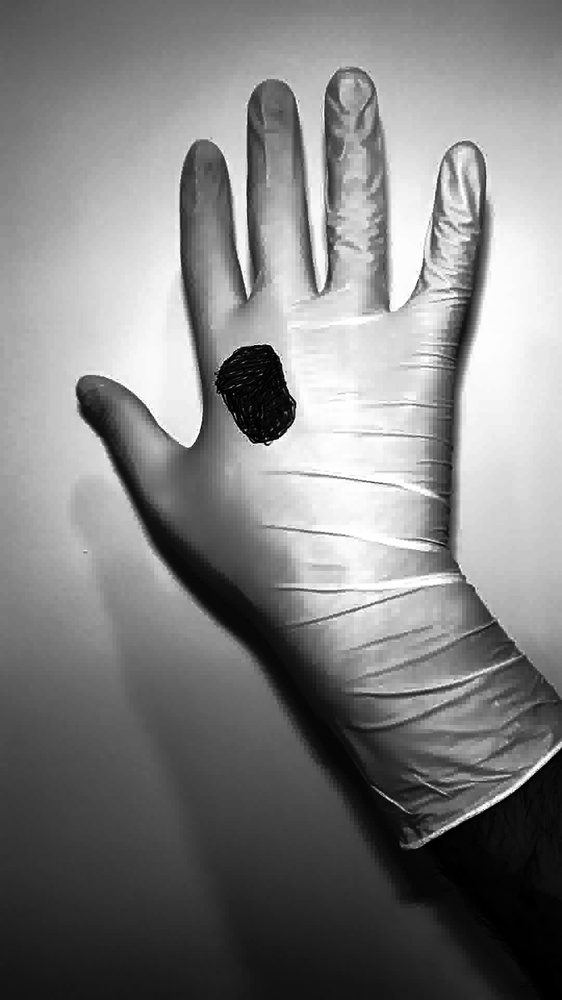
%> input picture img1.jpg, 562 x 1000 px, shrunk from 1080 x 1920 before the run
$ octave --eval "result = detect_glove_contour(imread('img1.jpg'));"   (GNU Octave 9; MATLAB toolbox functions it lacks are replaced by stand-ins)
%> lines starting %> are read from the running program, lines starting %| are printed output that depends on the picture; in (x1, y1, x2, y2) boxes, pixels count from 0 and x2, y2 are one past the last pixel; in counts of white or black regions, pixels touching at a corner belong together; the program's own positions count from 1
function [glove_contour] = detect_glove_contour(image)

    glove_hsv = rgb2hsv(image);
%> glove_hsv: size 1000x562x3 double; mean H, S, V 0, 0, 0.503

    % Extract individual channels
    hue_channel = glove_hsv(:,:,1);
%> hue_channel: size 1000x562 double; every value is 0
    saturation_channel = glove_hsv(:,:,2);
    value_channel = glove_hsv(:,:,3);

    % Calculate histograms for each channel
    numBins = 256;
    hueHistogram = imhist(hue_channel, numBins);
%> hueHistogram = 256 values, max 562000 at index 1, min 0 at index 2, mean 2195.3
    saturationHistogram = imhist(saturation_channel, numBins);
%> saturationHistogram has the same summary as hueHistogram
    valueHistogram = imhist(value_channel, numBins);
%> valueHistogram = 256 values, max 4233 at index 242, min 1089 at index 256, mean 2195.3

    % Find the bin with the highest count for each channel
    [~, dominantHueBin] = max(hueHistogram);
%> dominantHueBin = 1
    [~, dominantSaturationBin] = max(saturationHistogram);
%> dominantSaturationBin = 1
    [~, dominantValueBin] = max(valueHistogram);
%> dominantValueBin = 242

    % Convert the dominant bins to actual values
    dominant_hue = (dominantHueBin - 1) / numBins;
%> dominant_hue = 0
    dominant_saturation = (dominantSaturationBin - 1) / numBins;
%> dominant_saturation = 0
    dominant_value = (dominantValueBin - 1) / numBins;
%> dominant_value = 0.941

    % Extract the dominant color
    dominant_color = [dominant_hue, dominant_saturation, dominant_value];
%> dominant_color = [0 0 0.941]

    % Define light and dark background threshold
    bright_bg_lower = [0,0,128] / 255;
    bright_bg_upper = [255,255,255] / 255;

    dark_bg_lower = [0,0,0] / 255;
    dark_bg_upper = [255,255,127] / 255;

    % Check if dominant color is within the dark background range
    is_dark = all(dominant_color >= dark_bg_lower) && all(dominant_color <= dark_bg_upper);
%> is_dark = false

    % Check if dominant color is within the light background range
    is_bright = all(dominant_color >= bright_bg_lower) && all(dominant_color <= bright_bg_upper);
%> is_bright = true

    % Define lower and upper bounds for glove color in HSV space
    if is_bright
        glove_lower = [0,0,85] / 255;
        glove_upper = [255,110,255] / 255;
    end
    if is_dark
        glove_lower = [0,0,0] / 255;
        glove_upper = [255,255,110] / 255;
    end

    % Create mask for the glove
    glove_mask = (glove_hsv(:,:,1) >= glove_lower(1) & glove_hsv(:,:,1) <= glove_upper(1)) & ...
           (glove_hsv(:,:,2) >= glove_lower(2) & glove_hsv(:,:,2) <= glove_upper(2)) & ...
           (glove_hsv(:,:,3) >= glove_lower(3) & glove_hsv(:,:,3) <= glove_upper(3));
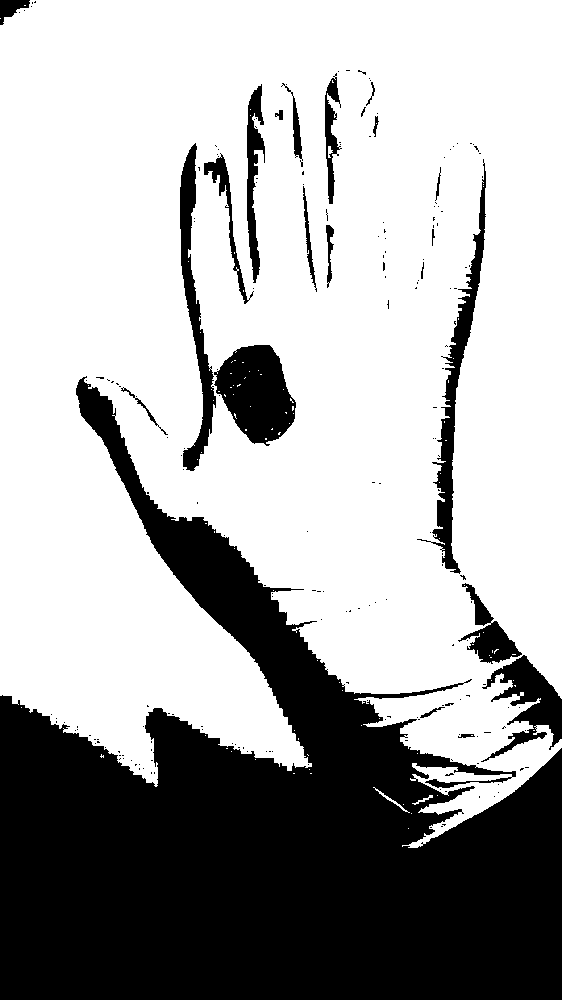
%> glove_mask: size 1000x562 logical; 67% white; 211 black regions (189 under 20 px), largest, box (x1, y1, x2, y2) and area: (0, 376, 562, 1000) 160279, (214, 345, 296, 446) 5484, (417, 159, 486, 574) 4514

    % Extract glove region
    glove_extracted = glove_hsv;
    glove_extracted(repmat(~glove_mask,[1 1 3])) = 0;
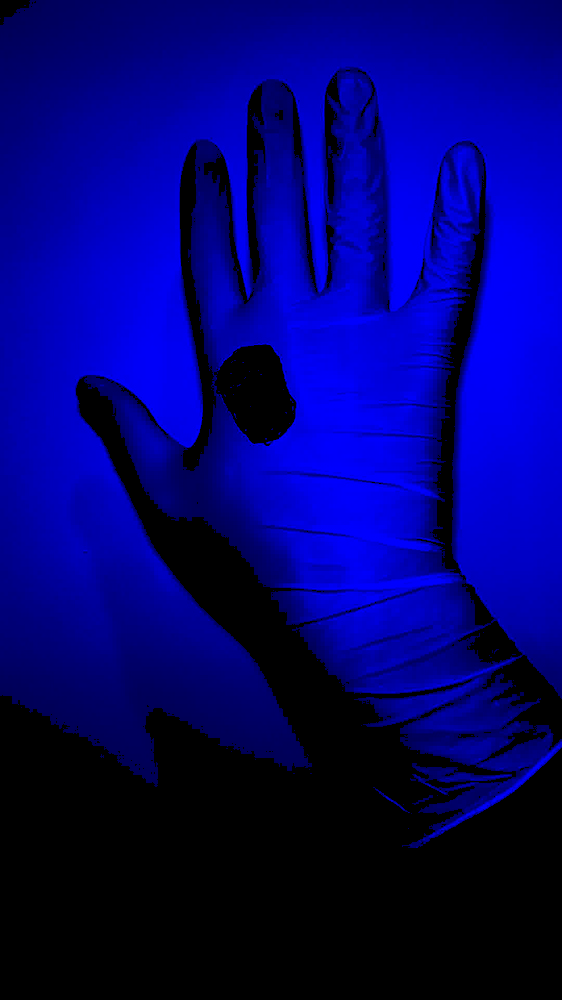
%> glove_extracted: size 1000x562x3 double; mean R, G, B 0, 0, 0.449

    % Convert to binary mask
    glove_binary = glove_extracted(:,:,1) > 0 | glove_extracted(:,:,2) > 0 | glove_extracted(:,:,3) > 0;
    glove_binary = imcomplement(glove_binary);

    % Perform morphological operations
    se = strel('square', 9);
    glove_binary = imdilate(glove_binary, se);
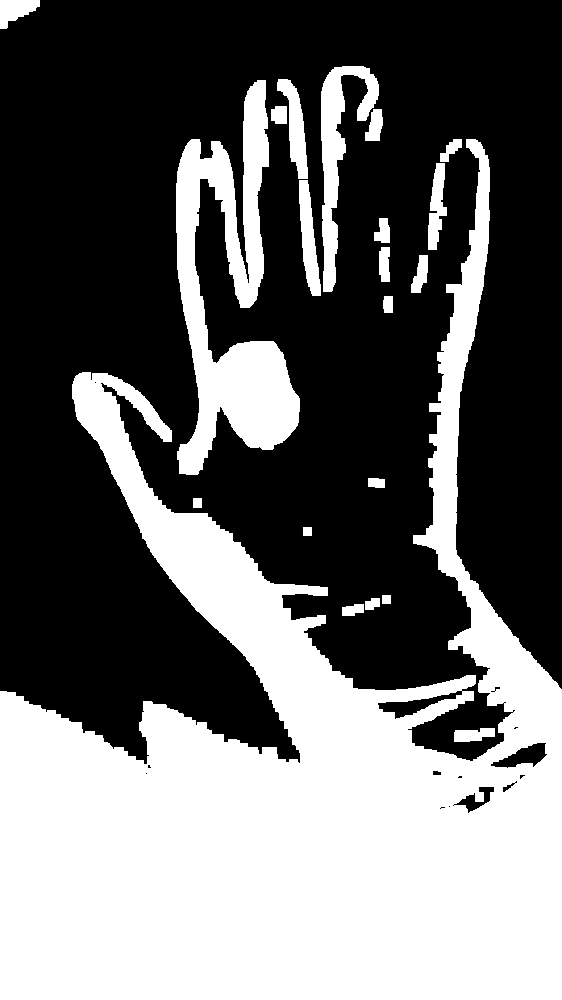
%> glove_binary: size 1000x562 logical; 40.9% white; 21 white regions, largest, box (x1, y1, x2, y2) and area: (0, 139, 562, 1000) 196743, (176, 80, 300, 475) 20816, (321, 66, 379, 292) 4437
    glove_binary = imerode(glove_binary, se);
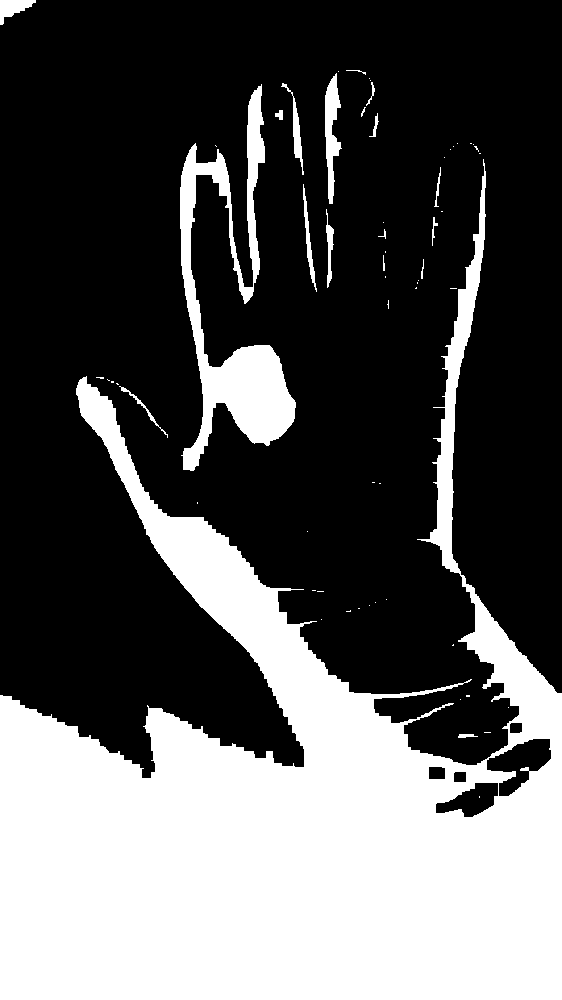
%> glove_binary: size 1000x562 logical; 34.1% white; 62 white regions (44 under 20 px), largest, box (x1, y1, x2, y2) and area: (0, 159, 562, 1000) 175517, (180, 84, 296, 471) 12886, (325, 73, 342, 204) 1164
    glove_binary = imfill(glove_binary, 'holes');
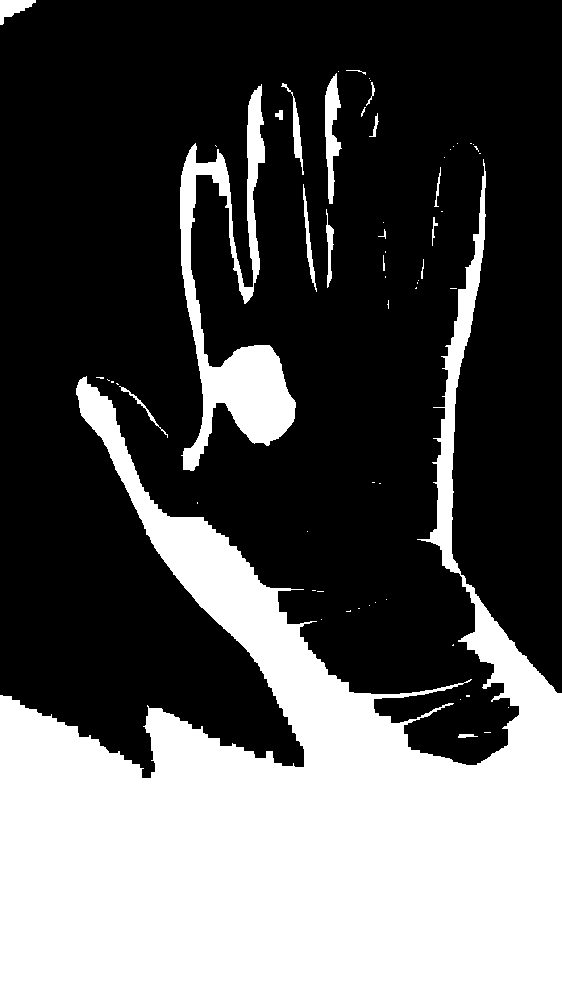
%> glove_binary: size 1000x562 logical; 34.8% white; 61 white regions (43 under 20 px), largest, box (x1, y1, x2, y2) and area: (0, 159, 562, 1000) 179002, (180, 84, 296, 471) 12886, (325, 73, 342, 204) 1164

    % Find the main glove contour by extracting the largest contour
    glove_contours = bwboundaries(glove_binary);
%> glove_contours = 61 boundaries; largest, box (x1, y1, x2, y2) and points: (0, 159, 562, 1000) 4643, (180, 84, 296, 471) 1665, (325, 73, 342, 204) 281, (303, 184, 317, 292) 216, (281, 83, 304, 175) 199

    largest_contour_area = -1;
    largest_contour_index = -1;

    for i = 1:length(glove_contours)
        current_contour = glove_contours{i};
        current_contour_area = polyarea(current_contour(:, 2), current_contour(:, 1));
        if current_contour_area > largest_contour_area
            largest_contour_area = current_contour_area;
            largest_contour_index = i;
        end
    end
%> this loop made 61 passes
%> (current_contour_area, largest_contour_area, largest_contour_index) on passes 1 to 2: (410, 410, 1), (176680, 176680, 2)
%> current_contour_area on passes 7, 8, 11, 12, 13, 18: 101, 12053, 40, 326, 261.5, 1023

    glove_contour = glove_contours{largest_contour_index};

end

$ run again, on img2.jpg
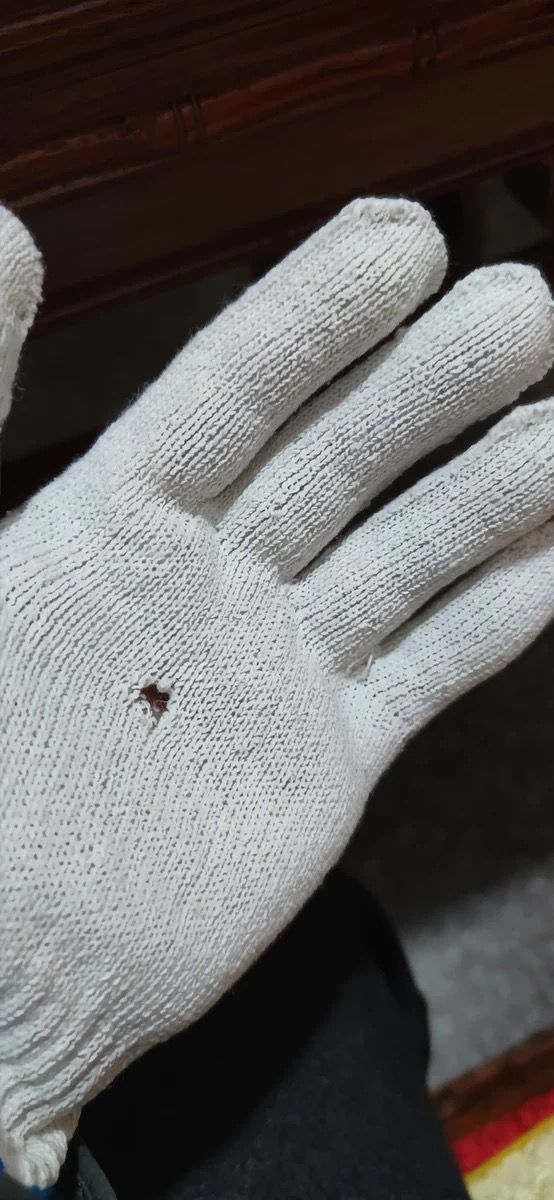
%> input picture img2.jpg, 554 x 1200 px
%> glove_hsv: size 1200x554x3 double; mean H, S, V 0.326, 0.229, 0.409
%> hueHistogram = 256 values, max 97880 at index 147, min 0 at index 53, mean 2596.9
%> saturationHistogram = 256 values, max 41436 at index 1, min 0 at index 2, mean 2596.9
%> valueHistogram = 256 values, max 15251 at index 10, min 0 at index 2, mean 2596.9
%> dominantHueBin = 147
%> dominantSaturationBin = 1
%> dominantValueBin = 10
%> dominant_hue = 0.57
%> dominant_saturation = 0
%> dominant_value = 0.0352
%> dominant_color = [0.57 0 0.0352]
%> is_dark = true
%> is_bright = false
%> in detect_glove_contour, `glove_mask = (glove_hsv(:,:,1) >= glove_lower(1) & glove_hsv(:,:,1) <=..`:
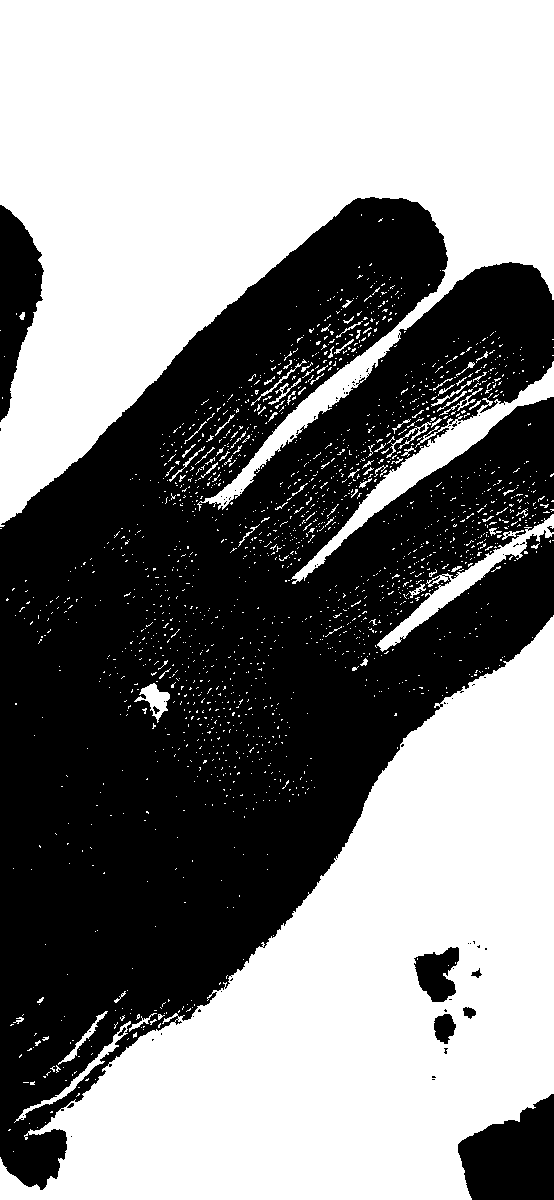
%> glove_mask: size 1200x554 logical; 52.5% white; 79 black regions (68 under 20 px), largest, box (x1, y1, x2, y2) and area: (0, 197, 554, 1190) 300695, (458, 1094, 554, 1200) 7384, (0, 205, 44, 422) 5467
%> in detect_glove_contour, `glove_binary = imfill(glove_binary, 'holes');`:
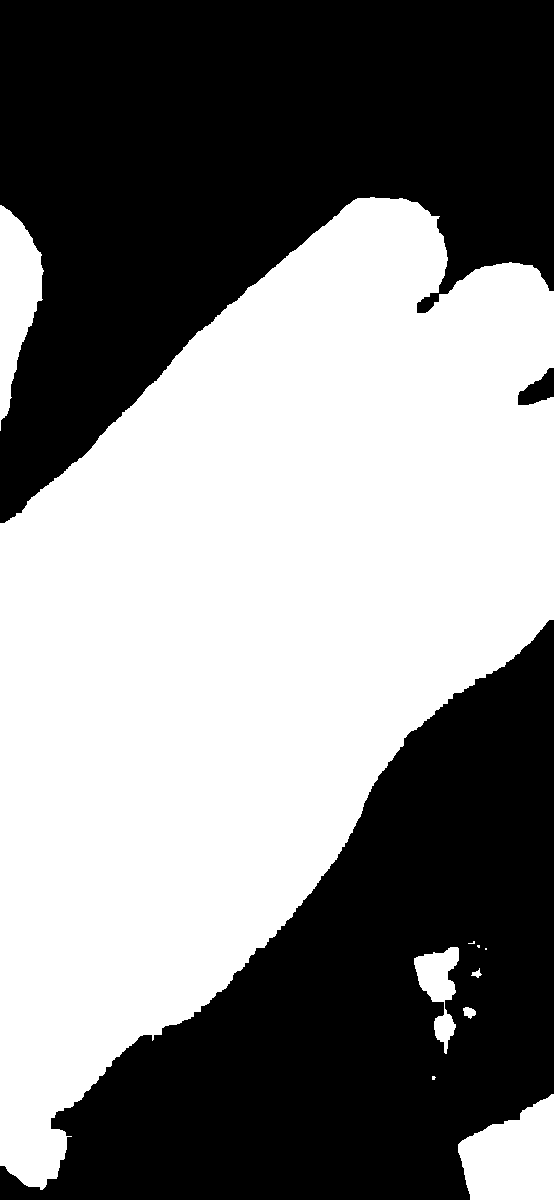
%> glove_binary: size 1200x554 logical; 51.3% white; 3 black regions, box (x1, y1, x2, y2) and area: (0, 0, 554, 523) 170667, (0, 620, 554, 1200) 152358, (518, 368, 554, 405) 762
%> glove_contours = 10 boundaries; largest, box (x1, y1, x2, y2) and points: (0, 197, 554, 1190) 2711, (0, 205, 44, 431) 467, (458, 1094, 554, 1200) 351, (414, 947, 459, 1054) 293, (463, 1007, 476, 1019) 36
%> the loop in detect_glove_contour, `for i = 1:length(glove_contours)` made 10 passes
%> (current_contour_area, largest_contour_area, largest_contour_index) on passes 1 to 2: (5319, 5319, 1), (324283, 324283, 2)
%> glove_contour = 2711 rows, first 12: [524 1; 524 2; 524 3; 524 4; 524 5; 523 6; 522 7; 522 8; 521 9; 521 10; 520 11; 519 11]
%> result has the same summary as glove_contour in detect_glove_contour
